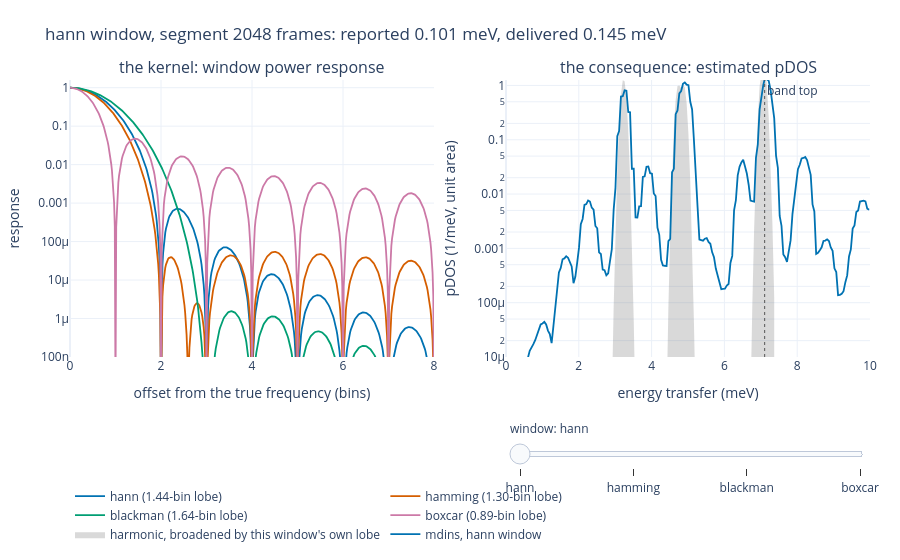

Notebook code cell kept with this figure:
### Code cell
figure = make_subplots(
    rows=1,
    cols=2,
    subplot_titles=(
        "the kernel: window power response",
        "the consequence: estimated pDOS",
    ),
    horizontal_spacing=0.09,
)

# Left panel: all four kernels at once, because the comparison is the whole point.
for index, name in enumerate(WINDOWS):
    offset, power = kernel(name)
    keep = offset <= 8.0
    figure.add_trace(
        go.Scatter(
            x=np.round(offset[keep], 4),
            y=np.round(np.maximum(power[keep], 1e-8), 10),
            name=f"{name} ({LOBES[name]:.2f}-bin lobe)",
            line={"color": CATEGORY[index], "width": 1.8},
        ),
        row=1,
        col=1,
    )

for index, name in enumerate(WINDOWS):
    visible = name == "hann"
    weight = data["window_weight"][index, DEFAULT_SEGMENT]
    figure.add_trace(
        go.Scatter(
            x=ENERGIES[VIEW],
            y=np.round(harmonic_curve(resolution, lobe=LOBES[name])[VIEW], 8),
            name="harmonic, broadened by this window's own lobe",
            fill="tozeroy",
            line={"color": REFERENCE, "width": 0},
            fillcolor="rgba(85,85,85,0.22)",
            visible=visible,
            showlegend=visible,
        ),
        row=1,
        col=2,
    )
    figure.add_trace(
        go.Scatter(
            x=ENERGIES[VIEW],
            y=np.round(density_curve(ENERGIES, weight)[VIEW], 8),
            name=f"mdins, {name} window",
            line={"color": CATEGORY[index], "width": 1.8},
            visible=visible,
            showlegend=visible,
        ),
        row=1,
        col=2,
    )

steps = []
for index, name in enumerate(WINDOWS):
    visible = [True] * len(WINDOWS) + [
        block == index for block in range(len(WINDOWS)) for _ in range(2)
    ]
    steps.append(
        {
            "label": name,
            "method": "update",
            "args": [
                {"visible": visible, "showlegend": visible},
                {
                    "title.text": (
                        f"{name} window, segment {SEGMENTS[DEFAULT_SEGMENT]} frames: "
                        f"reported {resolution:.3f} meV, "
                        f"delivered {LOBES[name] * resolution:.3f} meV"
                    )
                },
            ],
        }
    )

figure.update_layout(
    **{**LAYOUT, "hovermode": "closest"},
    title=steps[0]["args"][1]["title.text"],
    height=560,
    sliders=[
        {
            "active": 0,
            "currentvalue": {"prefix": "window: "},
            "pad": {"t": 60},
            "steps": steps,
            "x": 0.55,
            "len": 0.45,
        }
    ],
    legend={"orientation": "h", "y": -0.45},
)
figure.add_vline(
    x=BAND_TOP,
    line={"color": REFERENCE, "width": 1, "dash": "dot"},
    annotation_text="band top",
    row=1,
    col=2,
)
figure.update_xaxes(title_text="offset from the true frequency (bins)", row=1, col=1)
figure.update_xaxes(title_text="energy transfer (meV)", range=[0, 10], row=1, col=2)
figure.update_yaxes(title_text="response", type="log", range=[-7, 0.2], row=1, col=1)
figure.update_yaxes(
    title_text="pDOS (1/meV, unit area)", type="log", range=[-5, 0.1], row=1, col=2
)
figure

### Figure 1 — Plotly figure (JSON) as saved in the notebook; plotly's stock layout.template omitted (floating-point values rounded to 4 significant figures; data arrays with more than 128 entries replaced by an {"elided": "..."} marker saying what was removed)
{"data": [{"line": {"color": "#0072B2", "width": 1.8}, "name": "hann (1.44-bin lobe)", "type": "scatter", "x": {"elided": "513 float values"}, "xaxis": "x", "y": {"elided": "513 float values"}, "yaxis": "y"}, {"line": {"color": "#D55E00", "width": 1.8}, "name": "hamming (1.30-bin lobe)", "type": "scatter", "x": {"elided": "513 float values"}, "xaxis": "x", "y": {"elided": "513 float values"}, "yaxis": "y"}, {"line": {"color": "#009E73", "width": 1.8}, "name": "blackman (1.64-bin lobe)", "type": "scatter", "x": {"elided": "513 float values"}, "xaxis": "x", "y": {"elided": "513 float values"}, "yaxis": "y"}, {"line": {"color": "#CC79A7", "width": 1.8}, "name": "boxcar (0.89-bin lobe)", "type": "scatter", "x": {"elided": "513 float values"}, "xaxis": "x", "y": {"elided": "513 float values"}, "yaxis": "y"}, {"fill": "tozeroy", "fillcolor": "rgba(85,85,85,0.22)", "line": {"color": "#555555", "width": 0}, "name": "harmonic, broadened by this window's own lobe", "showlegend": true, "type": "scatter", "visible": true, "x": {"elided": "200 float values"}, "xaxis": "x2", "y": {"elided": "200 float values"}, "yaxis": "y2"}, {"line": {"color": "#0072B2", "width": 1.8}, "name": "mdins, hann window", "showlegend": true, "type": "scatter", "visible": true, "x": {"elided": "200 float values"}, "xaxis": "x2", "y": {"elided": "200 float values"}, "yaxis": "y2"}, {"fill": "tozeroy", "fillcolor": "rgba(85,85,85,0.22)", "line": {"color": "#555555", "width": 0}, "name": "harmonic, broadened by this window's own lobe", "showlegend": false, "type": "scatter", "visible": false, "x": {"elided": "200 float values"}, "xaxis": "x2", "y": {"elided": "200 float values"}, "yaxis": "y2"}, {"line": {"color": "#D55E00", "width": 1.8}, "name": "mdins, hamming window", "showlegend": false, "type": "scatter", "visible": false, "x": {"elided": "200 float values"}, "xaxis": "x2", "y": {"elided": "200 float values"}, "yaxis": "y2"}, {"fill": "tozeroy", "fillcolor": "rgba(85,85,85,0.22)", "line": {"color": "#555555", "width": 0}, "name": "harmonic, broadened by this window's own lobe", "showlegend": false, "type": "scatter", "visible": false, "x": {"elided": "200 float values"}, "xaxis": "x2", "y": {"elided": "200 float values"}, "yaxis": "y2"}, {"line": {"color": "#009E73", "width": 1.8}, "name": "mdins, blackman window", "showlegend": false, "type": "scatter", "visible": false, "x": {"elided": "200 float values"}, "xaxis": "x2", "y": {"elided": "200 float values"}, "yaxis": "y2"}, {"fill": "tozeroy", "fillcolor": "rgba(85,85,85,0.22)", "line": {"color": "#555555", "width": 0}, "name": "harmonic, broadened by this window's own lobe", "showlegend": false, "type": "scatter", "visible": false, "x": {"elided": "200 float values"}, "xaxis": "x2", "y": {"elided": "200 float values"}, "yaxis": "y2"}, {"line": {"color": "#CC79A7", "width": 1.8}, "name": "mdins, boxcar window", "showlegend": false, "type": "scatter", "visible": false, "x": {"elided": "200 float values"}, "xaxis": "x2", "y": {"elided": "200 float values"}, "yaxis": "y2"}], "layout": {"annotations": [{"font": {"size": 16}, "showarrow": false, "text": "the kernel: window power response", "x": 0.2275, "xanchor": "center", "xref": "paper", "y": 1.0, "yanchor": "bottom", "yref": "paper"}, {"font": {"size": 16}, "showarrow": false, "text": "the consequence: estimated pDOS", "x": 0.7725, "xanchor": "center", "xref": "paper", "y": 1.0, "yanchor": "bottom", "yref": "paper"}, {"showarrow": false, "text": "band top", "x": 7.106, "xanchor": "left", "xref": "x2", "y": 1, "yanchor": "top", "yref": "y2 domain"}], "font": {"size": 12}, "height": 560, "hovermode": "closest", "legend": {"orientation": "h", "y": -0.45}, "margin": {"b": 60, "l": 70, "r": 30, "t": 80}, "shapes": [{"line": {"color": "#555555", "dash": "dot", "width": 1}, "type": "line", "x0": 7.106, "x1": 7.106, "xref": "x2", "y0": 0, "y1": 1, "yref": "y2 domain"}], "sliders": [{"active": 0, "currentvalue": {"prefix": "window: "}, "len": 0.45, "pad": {"t": 60}, "steps": [{"args": [{"showlegend": [true, true, true, true, true, true, false, false, false, false, false, false], "visible": [true, true, true, true, true, true, false, false, false, false, false, false]}, {"title.text": "hann window, segment 2048 frames: reported 0.101 meV, delivered 0.145 meV"}], "label": "hann", "method": "update"}, {"args": [{"showlegend": [true, true, true, true, false, false, true, true, false, false, false, false], "visible": [true, true, true, true, false, false, true, true, false, false, false, false]}, {"title.text": "hamming window, segment 2048 frames: reported 0.101 meV, delivered 0.132 meV"}], "label": "hamming", "method": "update"}, {"args": [{"showlegend": [true, true, true, true, false, false, false, false, true, true, false, false], "visible": [true, true, true, true, false, false, false, false, true, true, false, false]}, {"title.text": "blackman window, segment 2048 frames: reported 0.101 meV, delivered 0.166 meV"}], "label": "blackman", "method": "update"}, {"args": [{"showlegend": [true, true, true, true, false, false, false, false, false, false, true, true], "visible": [true, true, true, true, false, false, false, false, false, false, true, true]}, {"title.text": "boxcar window, segment 2048 frames: reported 0.101 meV, delivered 0.089 meV"}], "label": "boxcar", "method": "update"}], "x": 0.55}], "title": {"text": "hann window, segment 2048 frames: reported 0.101 meV, delivered 0.145 meV"}, "xaxis": {"anchor": "y", "domain": [0.0, 0.455], "title": {"text": "offset from the true frequency (bins)"}}, "xaxis2": {"anchor": "y2", "domain": [0.545, 1.0], "range": [0, 10], "title": {"text": "energy transfer (meV)"}}, "yaxis": {"anchor": "x", "domain": [0.0, 1.0], "range": [-7, 0.2], "title": {"text": "response"}, "type": "log"}, "yaxis2": {"anchor": "x2", "domain": [0.0, 1.0], "range": [-5, 0.1], "title": {"text": "pDOS (1/meV, unit area)"}, "type": "log"}}}
